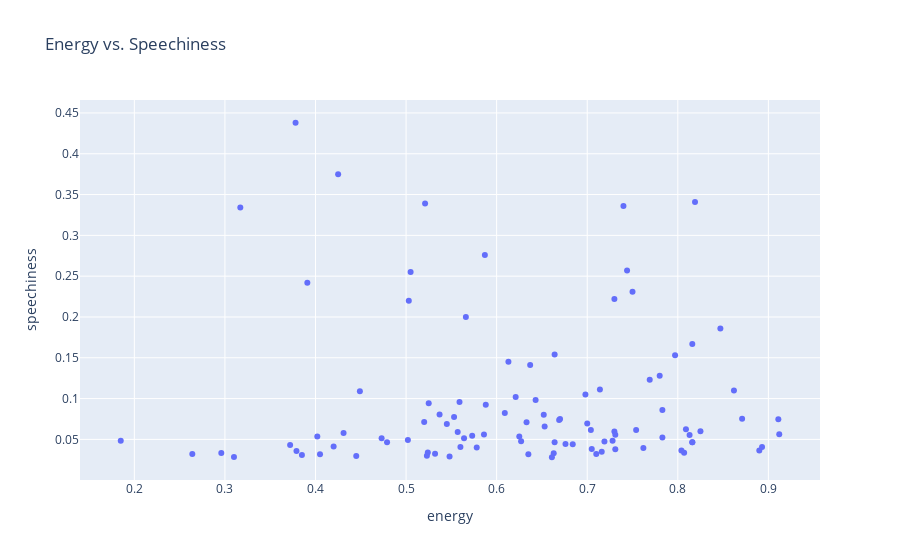

Write notebook code for a chart like this one.
### Code cell
fig = px.scatter(features_df, x="energy", y="speechiness", title="Energy vs. Speechiness",
                 hover_data=['energy', 'speechiness','name'])
fig.show()

### Figure 1 — Plotly figure (JSON) as saved in the notebook; plotly's stock layout.template omitted (floating-point values rounded to 4 significant figures)
{"data": [{"customdata": [["Blinding Lights"], ["Shape of You"], ["Dance Monkey"], ["Someone You Loved"], ["Rockstar"], ["Sunflower"], ["One Dance"], ["Closer"], ["Stay"], ["Believer"], ["Señorita"], ["Perfect"], ["Heat Waves"], ["Say You Won't Let Go"], ["Starboy"], ["Bad Guy"], ["Thinking Out Loud"], ["Lucid Dreams"], ["Don't Start Now"], ["Lovely"], ["Watermelon Sugar"], ["God's Plan"], ["Photograph"], ["Bohemian Rhapsody"], ["Something Just Like This"], ["Sweater Weather"], ["Shallow"], ["As It Was"], ["Love Yourself"], ["Circles"], ["Sad!"], ["Take Me to Church"], ["All of Me"], ["Thunder"], ["7 Rings"], ["Goosebumps"], ["Jocelyn Flores"], ["Havana"], ["Stressed Out"], ["XO Tour Llif3"], ["Counting Stars"], ["New Rules"], ["Wake Me Up"], ["Riptide"], ["Happier"], ["Humble"], ["Let Her Go"], ["The Hills"], ["Sicko Mode"], ["Can't Hold Us"], ["Good 4 U"], ["Sorry"], ["One Kiss"], ["Let Me Love You"], ["Drivers License"], ["Lean On"], ["Treat You Better"], ["Roses (Imanbek remix)"], ["Better Now"], ["Stay with Me"], ["Congratulations"], ["Faded"], ["Without Me"], ["Industry Baby"], ["Lose Yourself"], ["Memories"], ["Demons"], ["Mr. Brightside"], ["Uptown Funk"], ["Too Good at Goodbyes"], ["Levitating"], ["I Took a Pill in Ibiza (Seeb Remix)"], ["Don't Let Me Down"], ["Thank U, Next"], ["I Don't Care"], ["Dakiti"], ["Montero (Call Me by Your Name)"], ["Mood"], ["Do I Wanna Know?"], ["Unforgettable"], ["Dynamite"], ["Despacito (remix)"], ["Moonlight"], ["Wonderwall"], ["No Role Modelz"], ["That's What I Like"], ["The Box"], ["'Till I Collapse"], ["There's Nothing Holdin' Me Back"], ["Stitches"], ["Cheap Thrills"], ["Smells Like Teen Spirit"], ["See You Again"], ["I'm Yours"], ["I Like Me Better"], ["7 Years"], ["Yellow"], ["Sugar"], ["Despacito"], ["Don't Stop Me Now"]], "hovertemplate": "energy=%{x}<br>speechiness=%{y}<br>name=%{customdata[0]}<extra></extra>", "legendgroup": "", "marker": {"color": "#636efa", "symbol": "circle"}, "mode": "markers", "name": "", "orientation": "v", "showlegend": false, "type": "scatter", "x": [0.73, 0.652, 0.588, 0.405, 0.52, 0.479, 0.625, 0.524, 0.31, 0.78, 0.548, 0.663, 0.525, 0.557, 0.587, 0.425, 0.445, 0.566, 0.185, 0.296, 0.816, 0.449, 0.379, 0.402, 0.635, 0.807, 0.385, 0.731, 0.378, 0.762, 0.613, 0.664, 0.264, 0.89, 0.317, 0.728, 0.391, 0.523, 0.637, 0.75, 0.705, 0.7, 0.783, 0.731, 0.67, 0.621, 0.545, 0.564, 0.73, 0.871, 0.664, 0.643, 0.862, 0.716, 0.431, 0.809, 0.819, 0.719, 0.578, 0.42, 0.804, 0.627, 0.669, 0.704, 0.744, 0.684, 0.71, 0.911, 0.609, 0.372, 0.825, 0.714, 0.502, 0.653, 0.676, 0.573, 0.503, 0.74, 0.532, 0.769, 0.783, 0.816, 0.537, 0.893, 0.521, 0.56, 0.586, 0.847, 0.813, 0.754, 0.698, 0.912, 0.559, 0.633, 0.505, 0.473, 0.661, 0.816, 0.797, 0.553], "xaxis": "x", "y": [0.0598, 0.0802, 0.0924, 0.0319, 0.0712, 0.0466, 0.0536, 0.0338, 0.0283, 0.128, 0.029, 0.0331, 0.0944, 0.059, 0.276, 0.375, 0.0296, 0.2, 0.0484, 0.0333, 0.0465, 0.109, 0.0359, 0.0536, 0.0317, 0.0336, 0.0308, 0.0557, 0.438, 0.0395, 0.145, 0.0464, 0.0322, 0.0364, 0.334, 0.0484, 0.242, 0.03, 0.141, 0.231, 0.0382, 0.0694, 0.0523, 0.0379, 0.0751, 0.102, 0.0688, 0.0515, 0.222, 0.0752, 0.154, 0.0984, 0.11, 0.0349, 0.0578, 0.0625, 0.341, 0.0474, 0.04, 0.0414, 0.0363, 0.0476, 0.0738, 0.0615, 0.257, 0.044, 0.0321, 0.0747, 0.0824, 0.0432, 0.0601, 0.111, 0.0493, 0.0658, 0.0442, 0.0544, 0.22, 0.336, 0.0323, 0.123, 0.0859, 0.167, 0.0804, 0.0406, 0.339, 0.0406, 0.0559, 0.186, 0.0554, 0.0615, 0.105, 0.0564, 0.0959, 0.0711, 0.255, 0.0514, 0.0281, 0.0465, 0.153, 0.0773], "yaxis": "y"}], "layout": {"legend": {"tracegroupgap": 0}, "title": {"text": "Energy vs. Speechiness"}, "xaxis": {"anchor": "y", "domain": [0.0, 1.0], "title": {"text": "energy"}}, "yaxis": {"anchor": "x", "domain": [0.0, 1.0], "title": {"text": "speechiness"}}}}
